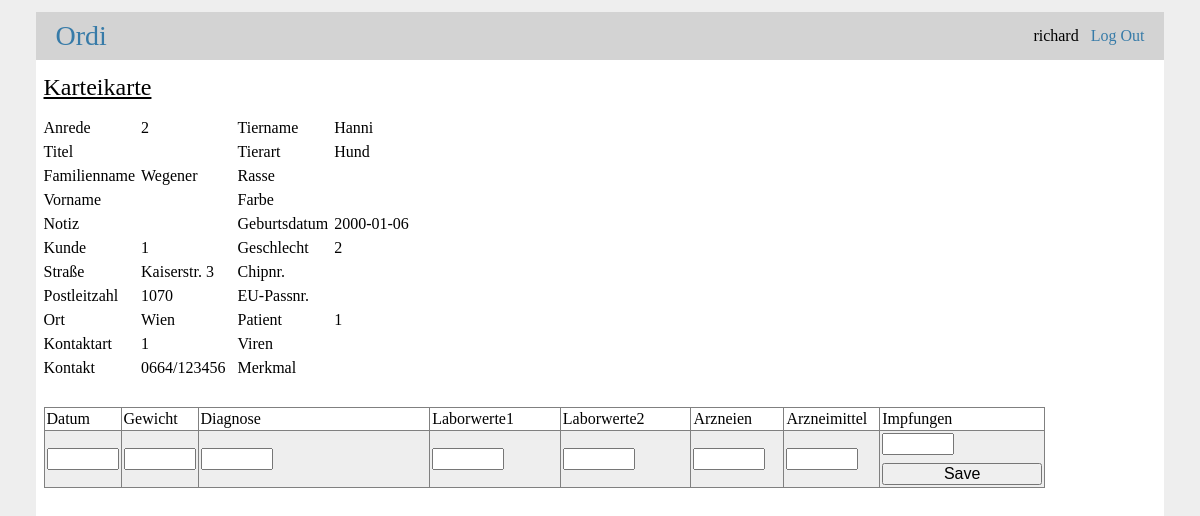
The app's page /2/karteikarte (signed in) with its own data.
### tables this page shows
CREATE TABLE user (id INTEGER PRIMARY KEY AUTOINCREMENT,         username VARCHAR(50) NOT NULL UNIQUE,         password VARCHAR(256) NOT NULL);

CREATE TABLE person (id INTEGER PRIMARY KEY AUTOINCREMENT,        anredeartcode INTEGER NOT NULL,        titel VARCHAR(40),        familienname VARCHAR(40),        vorname VARCHAR(40),        notiz VARCHAR(200),        kunde BOOLEAN NOT NULL DEFAULT true);

CREATE TABLE adresse (id INTEGER PRIMARY KEY AUTOINCREMENT,        person_id INTEGER NOT NULL REFERENCES person(id) ON DELETE CASCADE,        strasse VARCHAR(40),        postleitzahl VARCHAR(10),        ort VARCHAR(40));

CREATE TABLE kontakt (id INTEGER PRIMARY KEY AUTOINCREMENT,        person_id INTEGER NOT NULL REFERENCES person(id) ON DELETE CASCADE,        kontaktartcode INTEGER NOT NULL,        kontakt VARCHAR(50),        kontakt_intern VARCHAR(50));

CREATE TABLE tier (id INTEGER PRIMARY KEY AUTOINCREMENT,        tiername VARCHAR(30),        tierart VARCHAR(30),        rasse VARCHAR(30),        farbe VARCHAR(30),        viren VARCHAR(30),        merkmal VARCHAR(50),        geburtsdatum DATE NOT NULL,        geschlechtsartcode INTEGER NOT NULL,        chip_nummer VARCHAR(30),        eu_passnummer VARCHAR(30),        patient BOOLEAN NOT NULL DEFAULT true);

### ordi/ordi.py (the view)
@bp.route('/<int:id>/karteikarte', methods=('GET',))
@login_required
def karteikarte(id):
    dbcon = get_db()
    cur = dbcon.cursor()
    cur.execute(
        'SELECT * FROM tierhaltung, person, adresse, kontakt, tier'
        ' WHERE tierhaltung.id = ? AND tierhaltung.person_id = person.id AND tierhaltung.tier_id = tier.id'
        ' AND tierhaltung.person_id = adresse.person_id AND tierhaltung.person_id = kontakt.person_id',
        (id,)
    )
    karteikarte = cur.fetchone()
    cur.execute(
        'SELECT * FROM tierhaltung, behandlung'
        ' WHERE tierhaltung.id = ? AND tierhaltung.tier_id = behandlung.tier_id ORDER BY behandlungsdatum DESC',
        (id,)
    )
    behandlungen = cur.fetchall()
    print(id, behandlungen)
    cur.close()
    return render_template('ordi/karteikarte.html', karteikarte=karteikarte, behandlungen=behandlungen)

### ordi/auth.py (called while the page is built)
@bp.before_app_request
def load_logged_in_user():
    user_id = session.get('user_id')
    if user_id is None:
        g.user = None
    else:
        g.user = get_db().execute(
            'SELECT * FROM user WHERE id = ?', (user_id,)
        ).fetchone()

def login_required(view):
    @functools.wraps(view)
    def wrapped_view(**kwargs):
        if g.user is None:
            return redirect(url_for('auth.login'))
        return view(**kwargs)
    return wrapped_view

### ordi/db.py (called while the page is built)
def get_db():
    if 'db' not in g:
        g.db = sqlite3.connect(
            current_app.config['DATABASE'],
            detect_types=sqlite3.PARSE_DECLTYPES
        )
        g.db.row_factory = sqlite3.Row
    return g.db

### ordi/templates/ordi/karteikarte.html (shortened to what this page needs)
{% extends 'base.html' %}
{% block content %}
    <h2>Karteikarte</h2>
    <div class="twocols">
        <div class="twocols">
            <div>Anrede</div>
            <div>{{ karteikarte['anredeartcode'] }}</div>
            <div>Titel</div>
            <div>Familienname</div>
            <div>{{ karteikarte['familienname'] }}</div>
            <div>Vorname</div>
            <div>Notiz</div>
            <div>Kunde</div>
            <div>{{ karteikarte['kunde'] }}</div>
            <div>Straße</div>
            <div>{{ karteikarte['strasse'] }}</div>
            <div>Postleitzahl</div>
            <div>{{ karteikarte['postleitzahl'] }}</div>
            <div>Ort</div>
            <div>{{ karteikarte['ort'] }}</div>
            <div>Kontaktart</div>
            <div>{{ karteikarte['kontaktartcode'] }}</div>
            <div>Kontakt</div>
            <div>{{ karteikarte['kontakt'] }}</div>
        </div>
        <div class="twocols">
            <div>Tiername</div>
            <div>{{ karteikarte['tiername'] }}</div>
            <div>Tierart</div>
            <div>{{ karteikarte['tierart'] }}</div>
            <div>Rasse</div>
            <div>Farbe</div>
            <div>Geburtsdatum</div>
            <div>{{ karteikarte['geburtsdatum'] }}</div>
            <div>Geschlecht</div>
            <div>{{ karteikarte['geschlechtsartcode'] }}</div>
            <div>Chipnr.</div>
            <div>EU-Passnr.</div>
            <div>Patient</div>
            <div>{{ karteikarte['patient'] }}</div>
            <div>Viren</div>
            <div>Merkmal</div>
        </div>
    </div>
    <div class="huge-gap"></div>
    <table class="liste">
        <tr>
            <th>Datum</th>
            <th>Gewicht</th>
            <th>Diagnose</th>
            <th>Laborwerte1</th>
            <th>Laborwerte2</th>
            <th>Arzneien</th>
            <th>Arzneimittel</th>
            <th>Impfungen</th>
        </tr>
        <tr>
            <td style="width: 5%">
                <form method="post" action="{{ url_for('ordi.newbehandlung', tierhaltung_id=karteikarte['id']) }}">
                <input size="5" name="behandlungsdatum" id="behandlungsdatum" value="{{ request.form['behandlungsdatum'] }}">
            </td>
            <td style="width: 5%"><input size="5" name="gewicht_Kg" id="gewicht_Kg" value="{{ request.form['gewicht_Kg'] }}"></td>
            <td style="width: 30%"><input size="5" name="diagnose" id="diagnose" value="{{ request.form['diagnose'] }}"></td>
            <td style="width: 15%"><input size="5" name="laborwerte1" id="laborwerte1" value="{{ request.form['laborwerte1'] }}"></td>
            <td style="width: 15%"><input size="5" name="laborwerte2" id="laborwerte2" value="{{ request.form['laborwerte2'] }}"></td>
            <td style="width: 10%"><input size="5" name="arzneien" id="arzneien" value="{{ request.form['arzneien'] }}"></td>
            <td style="width: 10%"><input size="5" name="arzneimittel" id="arzneimittel" value="{{ request.form['arzneimittel'] }}"></td>
            <td style="width: 10%">
                <input size="5" name="impfungen_extern" id="impfungen_extern" value="{{ request.form['impfungen_extern'] }}">
                <div><input type="submit" value="Save">
            </td>
        </tr>
    </table>
{% endblock %}

### ordi/templates/base.html (shortened to what this page needs)
<html>
    <head>
        <link rel="stylesheet" href="{{ url_for('static', filename='style.css') }}">
    </head>
    <body>
        <header class="row-grid">
            <h1><a href="{{ url_for('ordi.index') }}">Ordi</a></h1>
            <p>
              {% if g.user %}
                <span>{{ g.user['username'] }}</span>
                <a href="{{ url_for('auth.logout') }}">Log Out</a>
              {% else %}
                <a href="{{ url_for('auth.register') }}">Register</a>
                &nbsp;
                <a href="{{ url_for('auth.login') }}">Log In</a>
              {% endif %}
            </p>
        </header>
        <div id="content-wrapper">
          <section id="content">
            {% block content %}{% endblock %}
          </section>
        </div>
    </body>
</html>

### ordi/static/style.css (style rules this page uses)
* { font-weight: normal; font-size: 16px; }
html { font-family: serif; background: #eee; padding: 12px; }
body { width: 96%; max-width: 100%; margin: 0 auto; background-color: white; }
h1, h1 a { margin:0; padding: 0; font-size: 28px; }
h2, h2 a { margin: 6px 0; padding: 0; font-size: 24px; text-decoration: underline; }
p, label, input { margin: 0; padding: 0 }
a { color: #377ba8; text-decoration: none; }
#content-wrapper { padding: 8px; }
header { background: lightgray; padding: 8px 0; }
header h1 { padding-left: 20px; }
header p { padding-right: 20px; justify-items: end; text-align: right; }
.row-grid { display: grid; }
.row-grid { margin: 0; grid-auto-flow: column; column-gap: 12px; grid-row-gap: 12px; align-items: center; vertical-align: middle; }
.twocols { display: inline-grid; grid-template-columns: auto auto; grid-template-rows: auto; grid-auto-flow: row; align-items: center; justify-items: start; }
.twocols > * { margin: 6px 6px 0 0 }
form { margin: 0px }
input[type=submit], input[type=reset] { align-self: start; min-width: 160px; margin: 8px 0 0 0 }
.liste { width: 90%; }
.liste, .liste th, .liste td { padding: 2px; border-color: grey; border-style: solid; border-width: thin; border-collapse: collapse; text-align: left; empty-cells: show; }
.liste tr:nth-child(even) { background-color: #EEEEEE; }
.liste tr:nth-child(odd) { background-color: #FFFFFF; }
.huge-gap { padding-bottom: 30px; }

### records on screen
user: user.username "richard"
person: anredeartcode "2", familienname "Wegener", kunde "1"
adresse: strasse "Kaiserstr. 3", postleitzahl "1070", ort "Wien"
kontakt: kontaktartcode "1", kontakt "0664/123456"
tier: tiername "Hanni", tierart "Hund", geburtsdatum "2000-01-06", geschlechtsartcode "2", patient "1"
